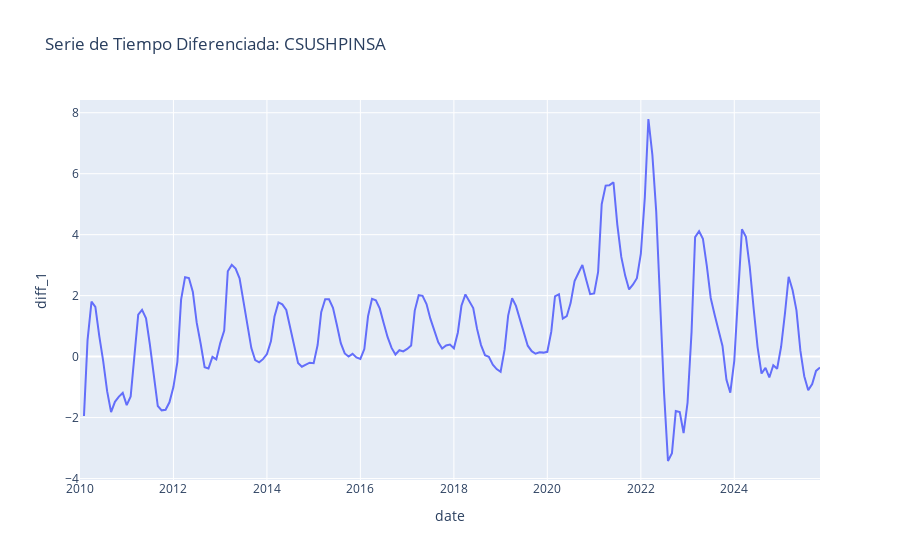

Notebook code cell kept with this figure:
### Code cell
fig = px.line(df, x=df.index, y='diff_1', title=f'Serie de Tiempo Diferenciada: {series_id}')
fig.show()

### Figure 1 — Plotly figure (JSON) as saved in the notebook; plotly's stock layout.template omitted (floating-point values rounded to 4 significant figures; data arrays with more than 128 entries replaced by an {"elided": "..."} marker saying what was removed)
{"data": [{"hovertemplate": "date=%{x}<br>diff_1=%{y}<extra></extra>", "legendgroup": "", "line": {"color": "#636efa", "dash": "solid"}, "marker": {"symbol": "circle"}, "mode": "lines", "name": "", "orientation": "v", "showlegend": false, "type": "scatter", "x": {"elided": "191 str values"}, "xaxis": "x", "y": {"elided": "191 float values"}, "yaxis": "y"}], "layout": {"legend": {"tracegroupgap": 0}, "title": {"text": "Serie de Tiempo Diferenciada: CSUSHPINSA"}, "xaxis": {"anchor": "y", "domain": [0, 1], "title": {"text": "date"}}, "yaxis": {"anchor": "x", "domain": [0, 1], "title": {"text": "diff_1"}}}}
